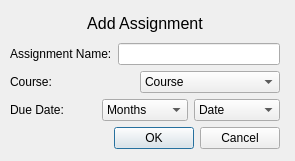
<?xml version="1.0" encoding="UTF-8"?>
<ui version="4.0">
 <class>Dialog</class>
 <widget class="QDialog" name="Dialog">
  <property name="geometry">
   <rect>
    <x>0</x>
    <y>0</y>
    <width>295</width>
    <height>161</height>
   </rect>
  </property>
  <property name="windowTitle">
   <string>Dialog</string>
  </property>
  <widget class="QWidget" name="">
   <property name="geometry">
    <rect>
     <x>10</x>
     <y>10</y>
     <width>270</width>
     <height>139</height>
    </rect>
   </property>
   <layout class="QVBoxLayout" name="verticalLayout">
    <item>
     <widget class="QLabel" name="label">
      <property name="minimumSize">
       <size>
        <width>140</width>
        <height>20</height>
       </size>
      </property>
      <property name="font">
       <font>
        <pointsize>12</pointsize>
       </font>
      </property>
      <property name="text">
       <string>Add Assignment</string>
      </property>
      <property name="alignment">
       <set>Qt::AlignCenter</set>
      </property>
     </widget>
    </item>
    <item>
     <layout class="QHBoxLayout" name="horizontalLayout_3">
      <item>
       <widget class="QLabel" name="label_2">
        <property name="minimumSize">
         <size>
          <width>100</width>
          <height>10</height>
         </size>
        </property>
        <property name="text">
         <string>Assignment Name:</string>
        </property>
       </widget>
      </item>
      <item>
       <widget class="QLineEdit" name="lineEdit">
        <property name="minimumSize">
         <size>
          <width>160</width>
          <height>10</height>
         </size>
        </property>
       </widget>
      </item>
     </layout>
    </item>
    <item>
     <layout class="QHBoxLayout" name="horizontalLayout_2">
      <item>
       <widget class="QLabel" name="label_3">
        <property name="minimumSize">
         <size>
          <width>100</width>
          <height>10</height>
         </size>
        </property>
        <property name="text">
         <string>Course:</string>
        </property>
       </widget>
      </item>
      <item>
       <widget class="QComboBox" name="comboBox">
        <property name="minimumSize">
         <size>
          <width>140</width>
          <height>10</height>
         </size>
        </property>
        <item>
         <property name="text">
          <string>Course</string>
         </property>
        </item>
       </widget>
      </item>
     </layout>
    </item>
    <item>
     <layout class="QHBoxLayout" name="horizontalLayout">
      <item>
       <widget class="QLabel" name="label_5">
        <property name="minimumSize">
         <size>
          <width>80</width>
          <height>10</height>
         </size>
        </property>
        <property name="text">
         <string>Due Date:</string>
        </property>
       </widget>
      </item>
      <item>
       <widget class="QComboBox" name="comboBox_3">
        <property name="minimumSize">
         <size>
          <width>60</width>
          <height>0</height>
         </size>
        </property>
        <item>
         <property name="text">
          <string>Months</string>
         </property>
        </item>
       </widget>
      </item>
      <item>
       <widget class="QComboBox" name="comboBox_4">
        <property name="minimumSize">
         <size>
          <width>50</width>
          <height>0</height>
         </size>
        </property>
        <item>
         <property name="text">
          <string>Date</string>
         </property>
        </item>
       </widget>
      </item>
     </layout>
    </item>
    <item>
     <widget class="QDialogButtonBox" name="buttonBox">
      <property name="standardButtons">
       <set>QDialogButtonBox::Cancel|QDialogButtonBox::Ok</set>
      </property>
     </widget>
    </item>
   </layout>
  </widget>
 </widget>
 <resources/>
 <connections/>
</ui>
